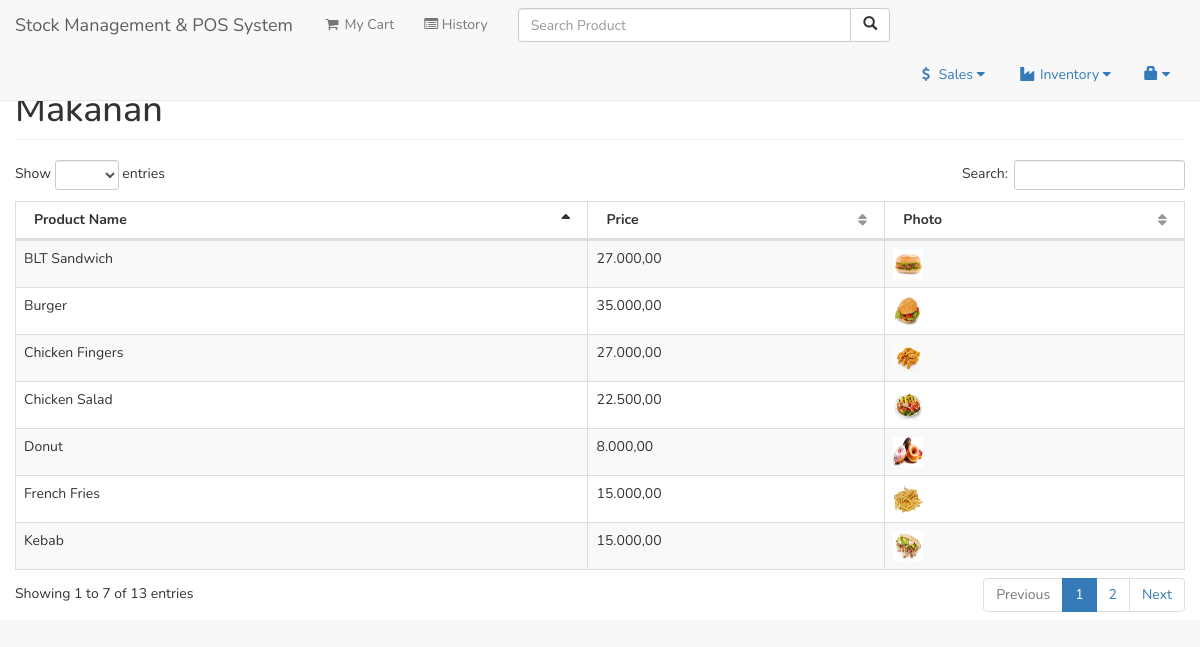
/user/product_makanan.php (signed in), run on an earlier commit of the app's database.
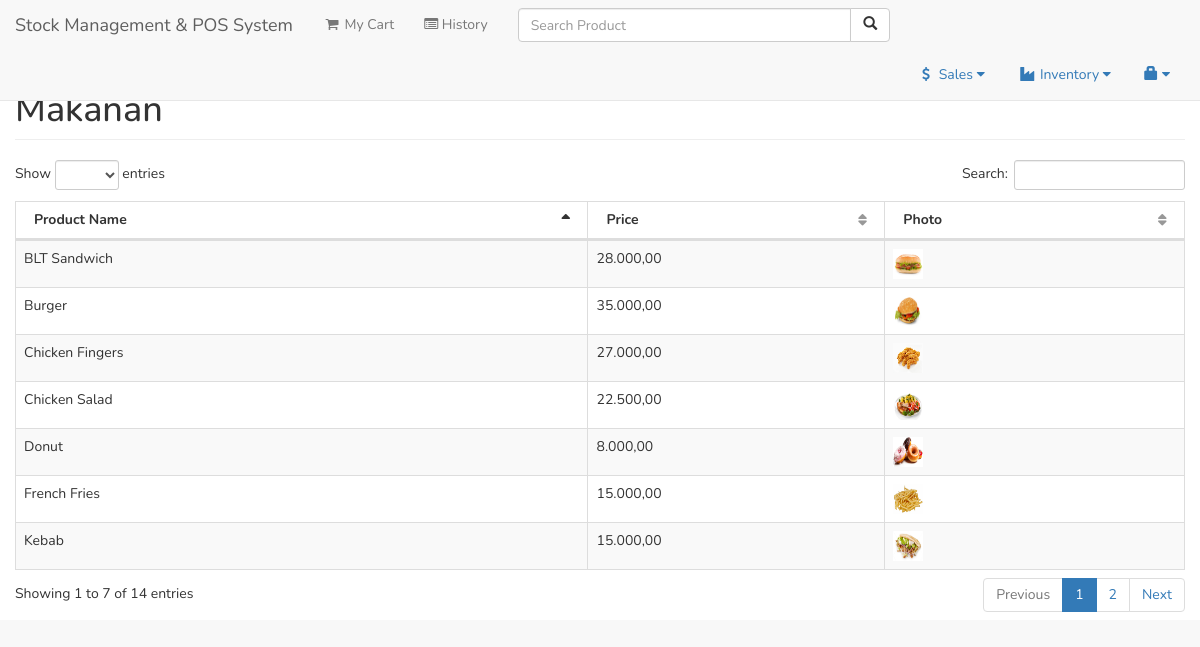
And on a later commit of the database.
### tables this page shows
CREATE TABLE `product` (
  `productid` int(11) NOT NULL,
  `categoryid` int(11) NOT NULL,
  `product_name` varchar(150) NOT NULL,
  `product_price` double NOT NULL,
  `product_qty` double NOT NULL,
  `photo` varchar(200) NOT NULL,
  `supplierid` int(11) NOT NULL
);

### user/product_makanan.php (the view, shortened to what this page needs)
<?php include('session.php'); ?>
<?php include('header.php'); ?>
<body>
<div id="wrapper">
<?php include('navbar.php'); ?>
<div style="height:50px;"></div>
<div style="background-color: white">
<div class="container-fluid">
	<div class="row">
        <div class="col-lg-12">
            <h1 class="page-header">Makanan</h1>
        </div>
    </div>
    <div class="row">
        <div class="col-lg-12">
            <table width="100%" class="table table-striped table-bordered table-hover" id="prodTable">
                <thead>
                    <tr>
                        <th>Product Name</th>
                        <th>Price</th>
						<th>Photo</th>
                    </tr>
                </thead>
                <tbody>
				<?php
					$pq=mysqli_query($conn,"select * from product left join category on category.categoryid=product.categoryid left join supplier on supplier.userid=product.supplierid where category_name='makanan'");
					while($pqrow=mysqli_fetch_array($pq)){
					?>
						<tr>
							<td><?php echo $pqrow['product_name']; ?></td>
							<td><?php echo number_format( $pqrow['product_price'],2,",","."); ?></td>
							<td><img src="../<?php if(empty($pqrow['photo'])){echo "upload/noimage.jpg";}else{echo $pqrow['photo'];} ?>" height="30px" width="30px;"></td>
						</tr>
					<?php
					}
				?>
                </tbody>
            </table>
        </div>
    </div>
</div>
</div>
</div>
</body>
</html>

What changed in the data, as far as the page shows it:
changed product "BLT Sandwich": product_price "27.000,00" → "28.000,00"
Also different on the page:
text written by a page script: "Show entries Search: Showing 1 to 7 of 13 entries Previous 1 2 Next" → "Show entries Search: Showing 1 to 7 of 14 entries Previous 1 2 Next"
